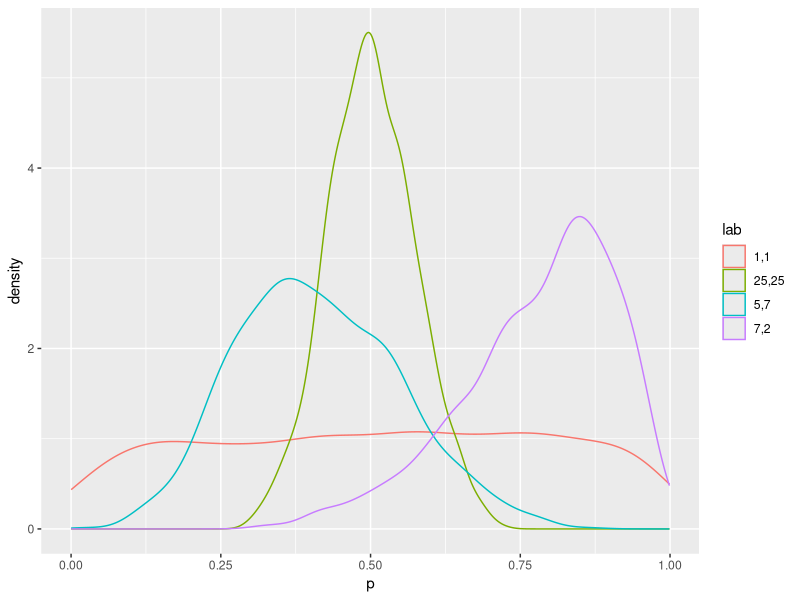
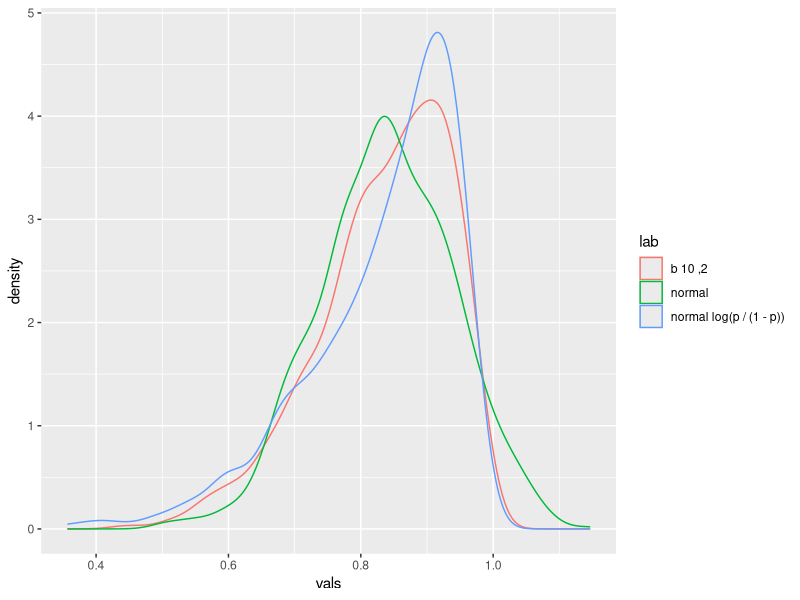
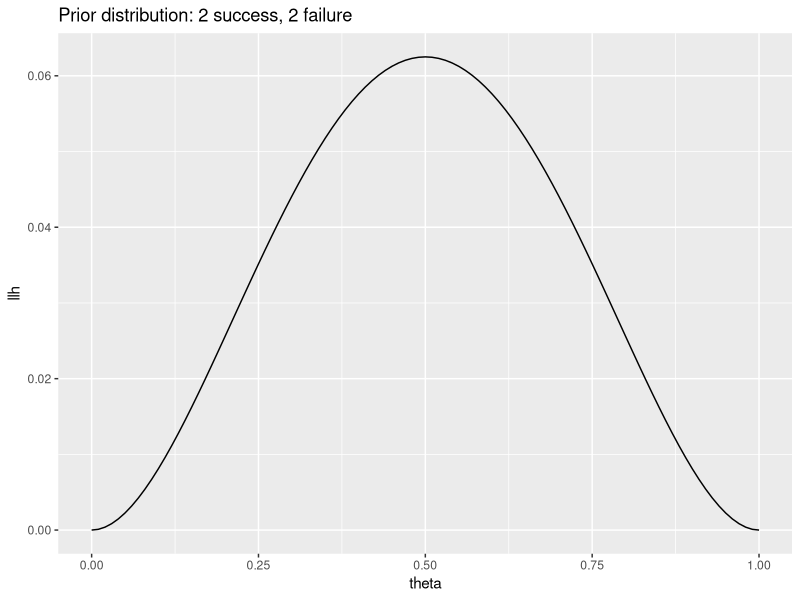
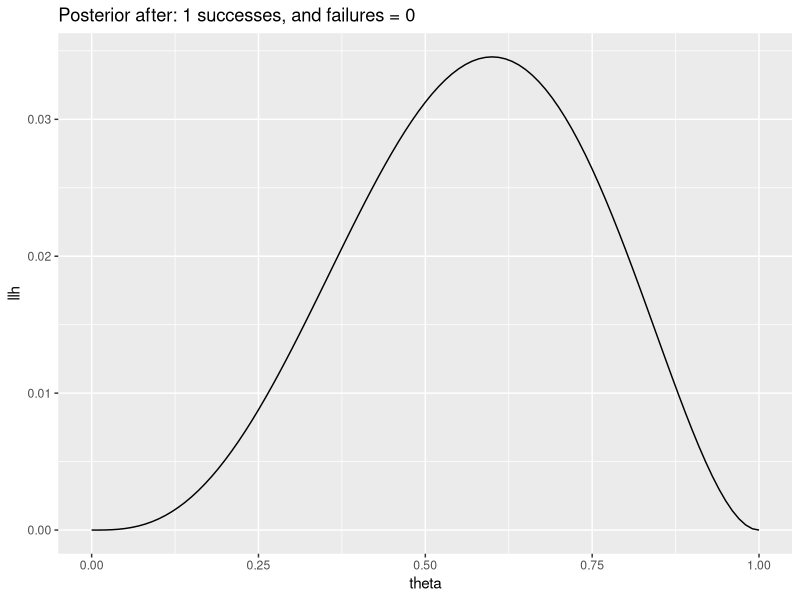
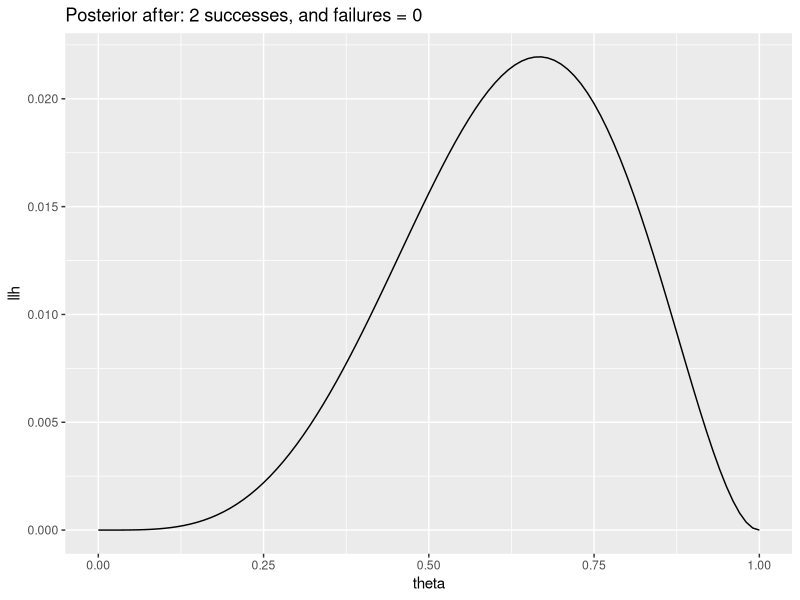
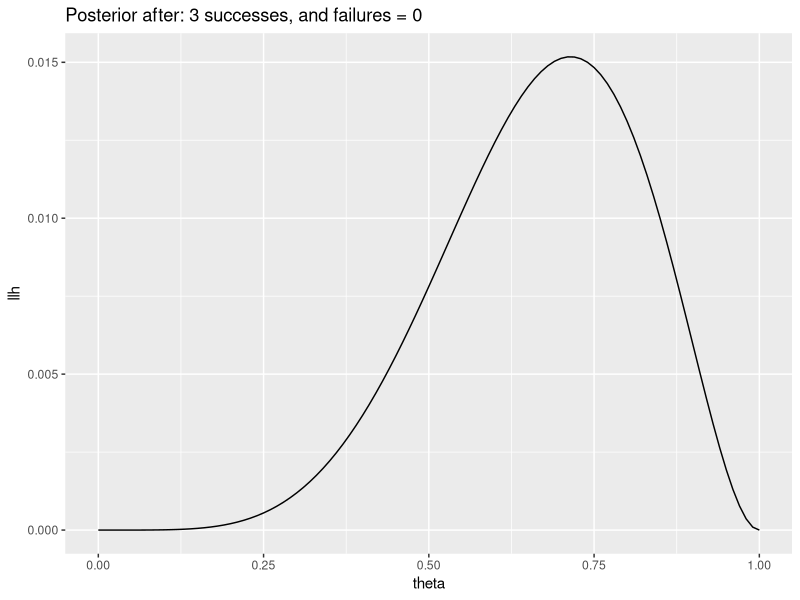
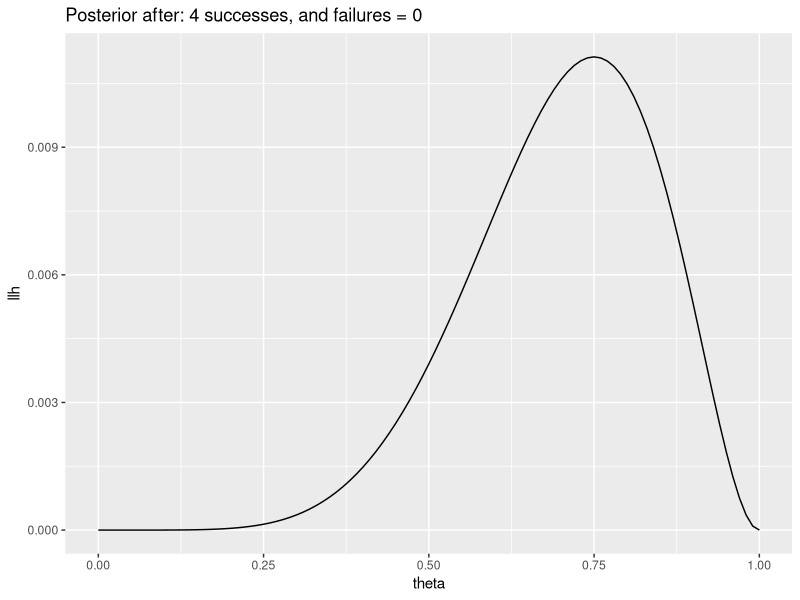
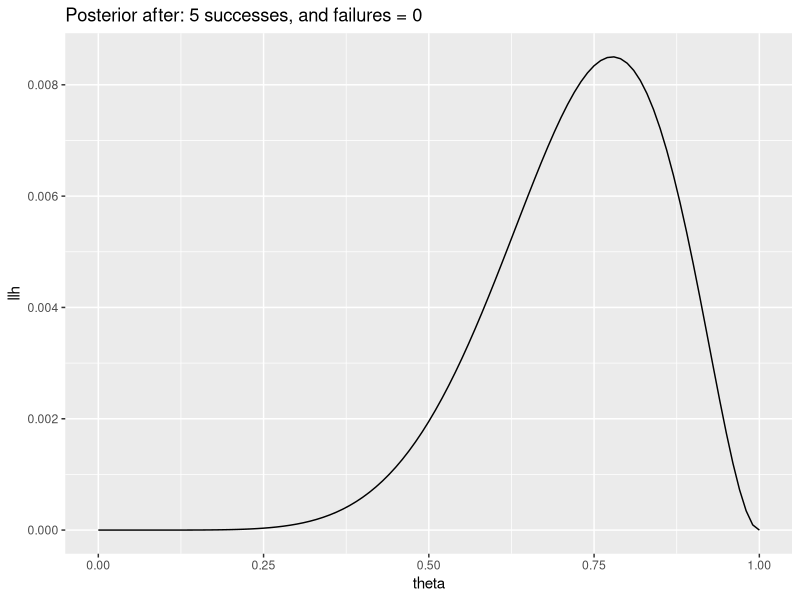

These figures' R source, in order:
## ---- chunk 1
knitr::opts_chunk$set(echo = TRUE)
require(ggplot2)
## ---- chunk 2
n = 1000
p1 = rbeta(n,1,1)
p2 = rbeta(n,25,25)
p3 = rbeta(n,5,7)
p4 = rbeta(n,7,2)
p = c(p1,p2,p3,p4)
lab = factor(c(rep("1,1",n),rep("25,25",n),rep("5,7",n),rep("7,2",n)))
ggplot(data.frame()) + geom_density(aes(x=p,color=lab))
## ---- chunk 3

n = 1000
p = rbeta(n,10,2)
mu = mean(p)
v = var(p)
x = rnorm(n,mean = mu, sd = sqrt(v))

p_trans = log(p / (1-p) )
mu_p_trans = mean(p_trans)
v_p_trans = var(p_trans)

x2 = rnorm(n,mean = mu_p_trans, sd = sqrt(v_p_trans))
x2_untrans = exp(x2) / (1 + exp(x2))

vals = c(p,x,x2_untrans)
lab = c(rep("b 10 ,2",n),rep("normal",n), rep("normal log(p / (1 - p))",n))
ggplot(data.frame()) + geom_density(aes(x=vals,color=lab))

## ---- chunk 4

# prior
alpha = 3
beta = 3

beta_llh = function(theta,alpha,beta) {
  theta^(alpha - 1) * (1 - theta)^(beta - 1)
}

thetas = seq(0,1,0.01)
df.prior = data.frame(llh = beta_llh(thetas,alpha,beta),theta=thetas)
ggplot(df.prior) + geom_line(aes(x=theta,y=llh)) + ggtitle("Prior distribution: 2 success, 2 failure")

data = rbinom(20,prob = 0.7, size = 1)
successes = 0
failures = 0
for(d in data) {
  if(d == 1) {
    successes = successes + 1
    alpha = alpha + 1
  } else {
    failures = failures + 1
    beta = beta + 1
  }
  df.posterior = data.frame(llh = beta_llh(thetas,alpha,beta),theta=thetas)
  gplot = ggplot(df.posterior) + geom_line(aes(x=theta,y=llh)) + ggtitle(paste0("Posterior after: ",successes," successes, and failures = ", failures))
  print(gplot)
}
df.ml = data.frame(llh = beta_llh(thetas,successes + 1,failures + 1),theta=thetas)
 ggplot(df.ml) + geom_line(aes(x=theta,y=llh)) + ggtitle("ML Estimator")
## ---- chunk 5
bf = function(alpha, beta,alt_p=0.5) {
  beta(alpha,beta) / (alt_p^(alpha + beta - 2))
}

ppa = function(bf,prior_odds=1) {
  posterior_odds=bf*prior_odds
  posterior_odds / (1 + posterior_odds)
}
## ---- chunk 6

p = 0.6
alpha = 11
beta = 11
n = 200

data = rbinom(n,prob = p,size = 1)
s = 0
f = 0
ps_g_0_5 = c( pbeta(0.5,alpha,beta,lower.tail=F))
ppas = c(ppa(bf(alpha,beta)))
for( d in data) {
  if(d == 1){
    alpha = alpha + 1
  } else {
    beta = beta + 1
  }
  ppas = c(ppas, ppa(bf(alpha,beta)))
  ps_g_0_5 = c(ps_g_0_5, pbeta(0.5,alpha,beta,lower.tail=F))
}

ggplot(data.frame(p=ps_g_0_5,n=0:n)) + geom_line(aes(x=n,y=p)) + geom_abline(slope = 0, intercept = 0.99) + ggtitle("Prob theta > 0.5")

ggplot(data.frame(p=ppas,n=0:n)) + geom_line(aes(x=n,y=p)) + geom_abline(slope = 0, intercept = 0.99) + ggtitle("PPA > 0.5")

theta = seq(0,1,0.01)
y = dbeta(theta,alpha,beta)
ggplot(data.frame(theta=theta,prob=y))+ geom_line(aes(x=theta,y=prob)) + ggtitle("Posterior density")
